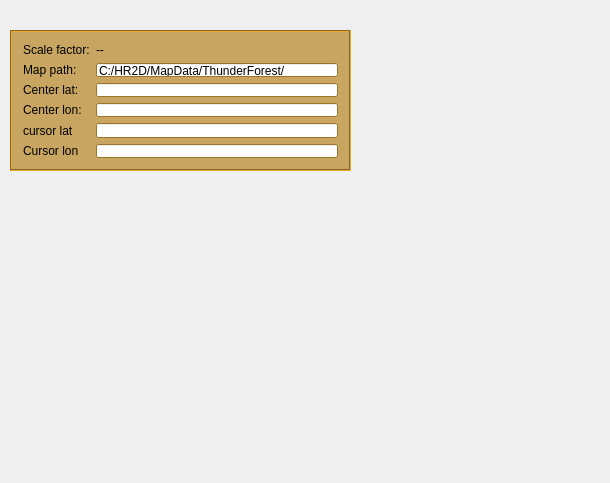
<?xml version="1.0" encoding="UTF-8"?>
<ui version="4.0">
 <class>MainWindow</class>
 <widget class="QMainWindow" name="MainWindow">
  <property name="geometry">
   <rect>
    <x>0</x>
    <y>0</y>
    <width>610</width>
    <height>483</height>
   </rect>
  </property>
  <property name="windowTitle">
   <string>MainWindow</string>
  </property>
  <widget class="QWidget" name="centralWidget">
   <widget class="QFrame" name="frame">
    <property name="geometry">
     <rect>
      <x>10</x>
      <y>30</y>
      <width>341</width>
      <height>141</height>
     </rect>
    </property>
    <property name="palette">
     <palette>
      <active>
       <colorrole role="WindowText">
        <brush brushstyle="SolidPattern">
         <color alpha="255">
          <red>0</red>
          <green>0</green>
          <blue>0</blue>
         </color>
        </brush>
       </colorrole>
       <colorrole role="Button">
        <brush brushstyle="SolidPattern">
         <color alpha="150">
          <red>173</red>
          <green>115</green>
          <blue>0</blue>
         </color>
        </brush>
       </colorrole>
       <colorrole role="Light">
        <brush brushstyle="SolidPattern">
         <color alpha="150">
          <red>255</red>
          <green>171</green>
          <blue>4</blue>
         </color>
        </brush>
       </colorrole>
       <colorrole role="Midlight">
        <brush brushstyle="SolidPattern">
         <color alpha="150">
          <red>214</red>
          <green>143</green>
          <blue>2</blue>
         </color>
        </brush>
       </colorrole>
       <colorrole role="Dark">
        <brush brushstyle="SolidPattern">
         <color alpha="150">
          <red>86</red>
          <green>57</green>
          <blue>0</blue>
         </color>
        </brush>
       </colorrole>
       <colorrole role="Mid">
        <brush brushstyle="SolidPattern">
         <color alpha="150">
          <red>115</red>
          <green>76</green>
          <blue>0</blue>
         </color>
        </brush>
       </colorrole>
       <colorrole role="Text">
        <brush brushstyle="SolidPattern">
         <color alpha="255">
          <red>0</red>
          <green>0</green>
          <blue>0</blue>
         </color>
        </brush>
       </colorrole>
       <colorrole role="BrightText">
        <brush brushstyle="SolidPattern">
         <color alpha="255">
          <red>255</red>
          <green>255</green>
          <blue>255</blue>
         </color>
        </brush>
       </colorrole>
       <colorrole role="ButtonText">
        <brush brushstyle="SolidPattern">
         <color alpha="255">
          <red>0</red>
          <green>0</green>
          <blue>0</blue>
         </color>
        </brush>
       </colorrole>
       <colorrole role="Base">
        <brush brushstyle="SolidPattern">
         <color alpha="255">
          <red>255</red>
          <green>255</green>
          <blue>255</blue>
         </color>
        </brush>
       </colorrole>
       <colorrole role="Window">
        <brush brushstyle="SolidPattern">
         <color alpha="150">
          <red>173</red>
          <green>115</green>
          <blue>0</blue>
         </color>
        </brush>
       </colorrole>
       <colorrole role="Shadow">
        <brush brushstyle="SolidPattern">
         <color alpha="255">
          <red>0</red>
          <green>0</green>
          <blue>0</blue>
         </color>
        </brush>
       </colorrole>
       <colorrole role="AlternateBase">
        <brush brushstyle="SolidPattern">
         <color alpha="202">
          <red>214</red>
          <green>185</green>
          <blue>127</blue>
         </color>
        </brush>
       </colorrole>
       <colorrole role="ToolTipBase">
        <brush brushstyle="SolidPattern">
         <color alpha="255">
          <red>255</red>
          <green>255</green>
          <blue>220</blue>
         </color>
        </brush>
       </colorrole>
       <colorrole role="ToolTipText">
        <brush brushstyle="SolidPattern">
         <color alpha="255">
          <red>0</red>
          <green>0</green>
          <blue>0</blue>
         </color>
        </brush>
       </colorrole>
      </active>
      <inactive>
       <colorrole role="WindowText">
        <brush brushstyle="SolidPattern">
         <color alpha="255">
          <red>0</red>
          <green>0</green>
          <blue>0</blue>
         </color>
        </brush>
       </colorrole>
       <colorrole role="Button">
        <brush brushstyle="SolidPattern">
         <color alpha="150">
          <red>173</red>
          <green>115</green>
          <blue>0</blue>
         </color>
        </brush>
       </colorrole>
       <colorrole role="Light">
        <brush brushstyle="SolidPattern">
         <color alpha="150">
          <red>255</red>
          <green>171</green>
          <blue>4</blue>
         </color>
        </brush>
       </colorrole>
       <colorrole role="Midlight">
        <brush brushstyle="SolidPattern">
         <color alpha="150">
          <red>214</red>
          <green>143</green>
          <blue>2</blue>
         </color>
        </brush>
       </colorrole>
       <colorrole role="Dark">
        <brush brushstyle="SolidPattern">
         <color alpha="150">
          <red>86</red>
          <green>57</green>
          <blue>0</blue>
         </color>
        </brush>
       </colorrole>
       <colorrole role="Mid">
        <brush brushstyle="SolidPattern">
         <color alpha="150">
          <red>115</red>
          <green>76</green>
          <blue>0</blue>
         </color>
        </brush>
       </colorrole>
       <colorrole role="Text">
        <brush brushstyle="SolidPattern">
         <color alpha="255">
          <red>0</red>
          <green>0</green>
          <blue>0</blue>
         </color>
        </brush>
       </colorrole>
       <colorrole role="BrightText">
        <brush brushstyle="SolidPattern">
         <color alpha="255">
          <red>255</red>
          <green>255</green>
          <blue>255</blue>
         </color>
        </brush>
       </colorrole>
       <colorrole role="ButtonText">
        <brush brushstyle="SolidPattern">
         <color alpha="255">
          <red>0</red>
          <green>0</green>
          <blue>0</blue>
         </color>
        </brush>
       </colorrole>
       <colorrole role="Base">
        <brush brushstyle="SolidPattern">
         <color alpha="255">
          <red>255</red>
          <green>255</green>
          <blue>255</blue>
         </color>
        </brush>
       </colorrole>
       <colorrole role="Window">
        <brush brushstyle="SolidPattern">
         <color alpha="150">
          <red>173</red>
          <green>115</green>
          <blue>0</blue>
         </color>
        </brush>
       </colorrole>
       <colorrole role="Shadow">
        <brush brushstyle="SolidPattern">
         <color alpha="255">
          <red>0</red>
          <green>0</green>
          <blue>0</blue>
         </color>
        </brush>
       </colorrole>
       <colorrole role="AlternateBase">
        <brush brushstyle="SolidPattern">
         <color alpha="202">
          <red>214</red>
          <green>185</green>
          <blue>127</blue>
         </color>
        </brush>
       </colorrole>
       <colorrole role="ToolTipBase">
        <brush brushstyle="SolidPattern">
         <color alpha="255">
          <red>255</red>
          <green>255</green>
          <blue>220</blue>
         </color>
        </brush>
       </colorrole>
       <colorrole role="ToolTipText">
        <brush brushstyle="SolidPattern">
         <color alpha="255">
          <red>0</red>
          <green>0</green>
          <blue>0</blue>
         </color>
        </brush>
       </colorrole>
      </inactive>
      <disabled>
       <colorrole role="WindowText">
        <brush brushstyle="SolidPattern">
         <color alpha="150">
          <red>86</red>
          <green>57</green>
          <blue>0</blue>
         </color>
        </brush>
       </colorrole>
       <colorrole role="Button">
        <brush brushstyle="SolidPattern">
         <color alpha="150">
          <red>173</red>
          <green>115</green>
          <blue>0</blue>
         </color>
        </brush>
       </colorrole>
       <colorrole role="Light">
        <brush brushstyle="SolidPattern">
         <color alpha="150">
          <red>255</red>
          <green>171</green>
          <blue>4</blue>
         </color>
        </brush>
       </colorrole>
       <colorrole role="Midlight">
        <brush brushstyle="SolidPattern">
         <color alpha="150">
          <red>214</red>
          <green>143</green>
          <blue>2</blue>
         </color>
        </brush>
       </colorrole>
       <colorrole role="Dark">
        <brush brushstyle="SolidPattern">
         <color alpha="150">
          <red>86</red>
          <green>57</green>
          <blue>0</blue>
         </color>
        </brush>
       </colorrole>
       <colorrole role="Mid">
        <brush brushstyle="SolidPattern">
         <color alpha="150">
          <red>115</red>
          <green>76</green>
          <blue>0</blue>
         </color>
        </brush>
       </colorrole>
       <colorrole role="Text">
        <brush brushstyle="SolidPattern">
         <color alpha="150">
          <red>86</red>
          <green>57</green>
          <blue>0</blue>
         </color>
        </brush>
       </colorrole>
       <colorrole role="BrightText">
        <brush brushstyle="SolidPattern">
         <color alpha="255">
          <red>255</red>
          <green>255</green>
          <blue>255</blue>
         </color>
        </brush>
       </colorrole>
       <colorrole role="ButtonText">
        <brush brushstyle="SolidPattern">
         <color alpha="150">
          <red>86</red>
          <green>57</green>
          <blue>0</blue>
         </color>
        </brush>
       </colorrole>
       <colorrole role="Base">
        <brush brushstyle="SolidPattern">
         <color alpha="150">
          <red>173</red>
          <green>115</green>
          <blue>0</blue>
         </color>
        </brush>
       </colorrole>
       <colorrole role="Window">
        <brush brushstyle="SolidPattern">
         <color alpha="150">
          <red>173</red>
          <green>115</green>
          <blue>0</blue>
         </color>
        </brush>
       </colorrole>
       <colorrole role="Shadow">
        <brush brushstyle="SolidPattern">
         <color alpha="255">
          <red>0</red>
          <green>0</green>
          <blue>0</blue>
         </color>
        </brush>
       </colorrole>
       <colorrole role="AlternateBase">
        <brush brushstyle="SolidPattern">
         <color alpha="150">
          <red>173</red>
          <green>115</green>
          <blue>0</blue>
         </color>
        </brush>
       </colorrole>
       <colorrole role="ToolTipBase">
        <brush brushstyle="SolidPattern">
         <color alpha="255">
          <red>255</red>
          <green>255</green>
          <blue>220</blue>
         </color>
        </brush>
       </colorrole>
       <colorrole role="ToolTipText">
        <brush brushstyle="SolidPattern">
         <color alpha="255">
          <red>0</red>
          <green>0</green>
          <blue>0</blue>
         </color>
        </brush>
       </colorrole>
      </disabled>
     </palette>
    </property>
    <property name="autoFillBackground">
     <bool>true</bool>
    </property>
    <property name="frameShape">
     <enum>QFrame::Box</enum>
    </property>
    <property name="frameShadow">
     <enum>QFrame::Sunken</enum>
    </property>
    <layout class="QFormLayout" name="formLayout">
     <item row="0" column="0">
      <widget class="QLabel" name="label">
       <property name="text">
        <string>Scale factor:</string>
       </property>
      </widget>
     </item>
     <item row="1" column="0">
      <widget class="QLabel" name="label_2">
       <property name="text">
        <string>Map path:</string>
       </property>
      </widget>
     </item>
     <item row="1" column="1">
      <widget class="QLineEdit" name="lineEdit">
       <property name="text">
        <string>C:/HR2D/MapData/ThunderForest/</string>
       </property>
      </widget>
     </item>
     <item row="0" column="1">
      <widget class="QLabel" name="label_scale">
       <property name="text">
        <string>--</string>
       </property>
      </widget>
     </item>
     <item row="2" column="0">
      <widget class="QLabel" name="label_3">
       <property name="text">
        <string>Center lat:</string>
       </property>
      </widget>
     </item>
     <item row="3" column="0">
      <widget class="QLabel" name="label_4">
       <property name="text">
        <string>Center lon:</string>
       </property>
      </widget>
     </item>
     <item row="2" column="1">
      <widget class="QLineEdit" name="lineEdit_lat">
       <property name="text">
        <string/>
       </property>
      </widget>
     </item>
     <item row="3" column="1">
      <widget class="QLineEdit" name="lineEdit_lon">
       <property name="text">
        <string/>
       </property>
      </widget>
     </item>
     <item row="4" column="0">
      <widget class="QLabel" name="label_5">
       <property name="text">
        <string>cursor lat</string>
       </property>
      </widget>
     </item>
     <item row="5" column="0">
      <widget class="QLabel" name="label_6">
       <property name="text">
        <string>Cursor lon</string>
       </property>
      </widget>
     </item>
     <item row="4" column="1">
      <widget class="QLineEdit" name="lineEdit_cursor_lat">
       <property name="text">
        <string/>
       </property>
      </widget>
     </item>
     <item row="5" column="1">
      <widget class="QLineEdit" name="lineEdit_cursor_lon">
       <property name="text">
        <string/>
       </property>
      </widget>
     </item>
    </layout>
   </widget>
  </widget>
 </widget>
 <layoutdefault spacing="6" margin="11"/>
 <resources/>
 <connections/>
</ui>
